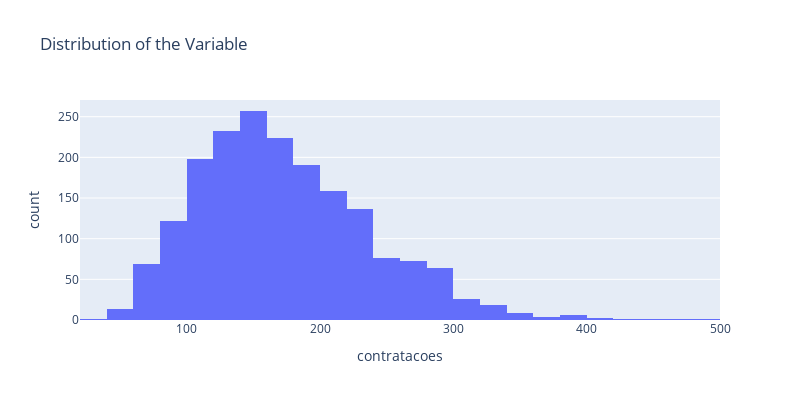

Here is the notebook cell this chart was saved with:
### Markdown cell above
#### 5.1. DATA DISTRIBUTION

### Code cell
# Distribution of the variable 
fig4 = px.histogram(df_copy, x='contratacoes', nbins=30, 
                   title='Distribution of the Variable', 
                   labels={'contratacoes'}, 
                   width=800, height=400)
fig4.show()

### Figure 1 — Plotly figure (JSON) as saved in the notebook; plotly's stock layout.template omitted (floating-point values rounded to 4 significant figures; data arrays with more than 128 entries replaced by an {"elided": "..."} marker saying what was removed)
{"data": [{"alignmentgroup": "True", "bingroup": "x", "hovertemplate": "contratacoes=%{x}<br>count=%{y}<extra></extra>", "legendgroup": "", "marker": {"color": "#636efa", "pattern": {"shape": ""}}, "name": "", "nbinsx": 30, "offsetgroup": "", "orientation": "v", "showlegend": false, "type": "histogram", "x": {"elided": "1886 float values"}, "xaxis": "x", "yaxis": "y"}], "layout": {"barmode": "relative", "height": 400, "legend": {"tracegroupgap": 0}, "title": {"text": "Distribution of the Variable"}, "width": 800, "xaxis": {"anchor": "y", "domain": [0, 1], "title": {"text": "contratacoes"}}, "yaxis": {"anchor": "x", "domain": [0, 1], "title": {"text": "count"}}}}
